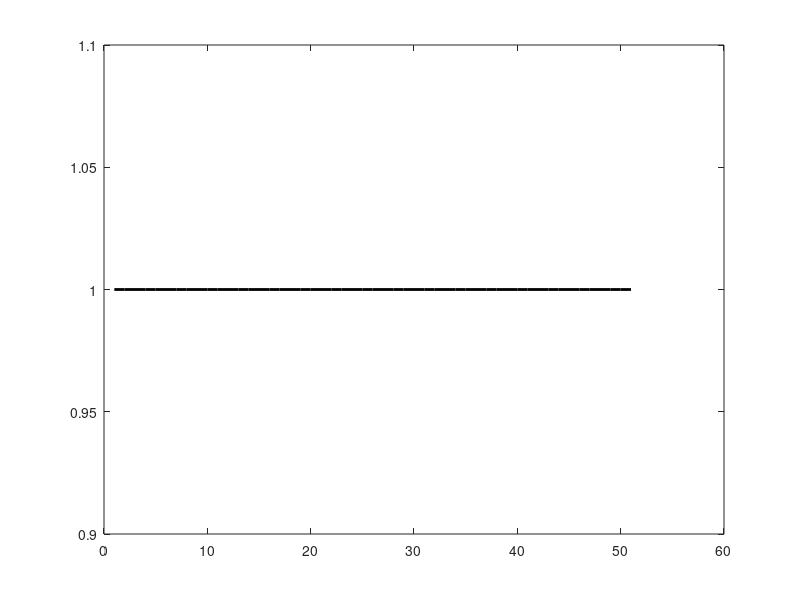

MATLAB code to generate this figure: (Note: this script raises an error after producing the figure.)
N = 51;
X = ones(N,1);
clf;
plot(X,'k','linewidth',2);
hold on;
d = tdwindow(X, @dpss, 1, 1);
d = d/max(d);
plot(tdwindow(X, @parzenwin),'linewidth',2)
plot(d,'linewidth',2)
plot(tdwindow(X, @kaiser, pi),'linewidth',2)
legend('Data',...
        sprintf('parzen(%d)',N),...
        sprintf('dpss(%d,1,1)',N),...
        sprintf('kaiser(%d,pi)',N));
